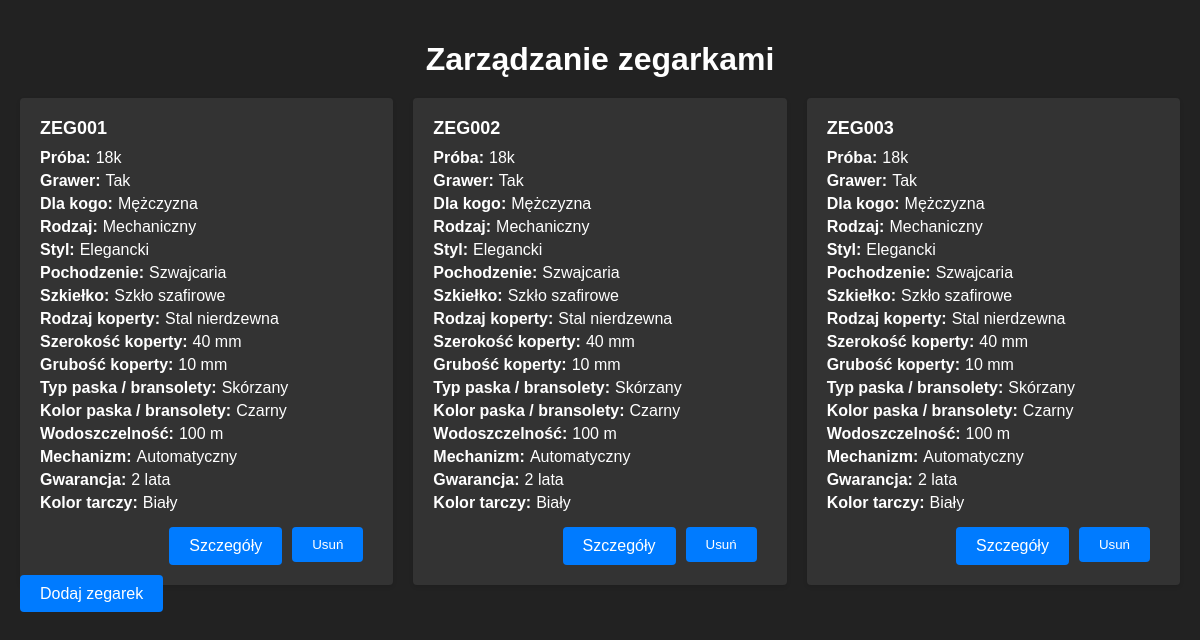
The app's page /, older data.
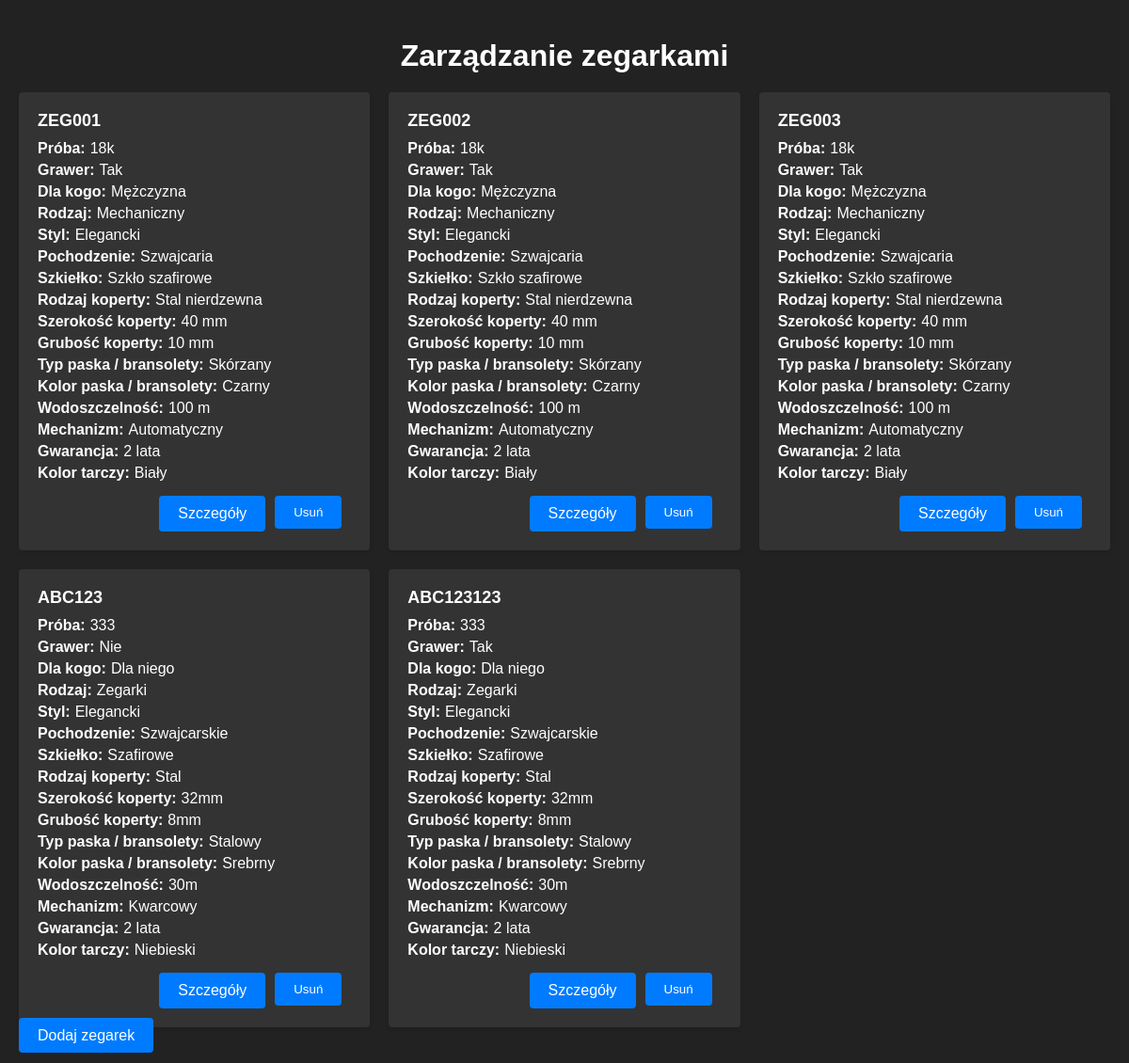
The same page, newer data.
### watch.py (models this page shows)
class Watch(Base):
    __tablename__ = 'watches'
    kod_produktu = Column(String(50), primary_key=True)
    proba = Column(String(50))
    grawer = Column(Boolean)
    dla_kogo = Column(String(50))
    rodzaj = Column(String(50))
    styl = Column(String(50))
    pochodzenie = Column(String(50))
    szkielko = Column(String(50))
    rodzaj_koperty = Column(String(50))
    szerokosc_koperty = Column(String(50))
    grubosc_koperty = Column(String(50))
    typ_paska_bransolety = Column(String(50))
    kolor_paska_bransolety = Column(String(50))
    wodoszczelnosc = Column(String(50))
    mechanizm = Column(String(50))
    gwarancja = Column(String(50))
    kolor_tarczy = Column(String(50))

### app.py (the view)
@app.route('/')
def index():
    watches = Watch.query.all()
    return render_template('index.html', watches=watches)

### templates/index.html (shortened to what the changed rows need)
<!DOCTYPE html>
<html lang="pl">
<head>
    <link rel="stylesheet" href="/static/styles.css">
</head>
<body>
    <h1>Zarządzanie zegarkami</h1>
    <div class="watches-container">
        {% for watch in watches %}
            <div class="watch-card">
                <h2 class="watch-title">{{ watch.kod_produktu }}</h2>
                <div class="watch-details">
                    <div class="watch-attribute">
                        <span class="attribute-name">Próba:</span>
                        <span class="attribute-value">{{ watch.proba }}</span>
                    </div>
                    <div class="watch-attribute">
                        <span class="attribute-name">Grawer:</span>
                        <span class="attribute-value">{{ 'Tak' if watch.grawer else 'Nie' }}</span>
                    </div>
                    <div class="watch-attribute">
                        <span class="attribute-name">Dla kogo:</span>
                        <span class="attribute-value">{{ watch.dla_kogo }}</span>
                    </div>
                    <div class="watch-attribute">
                        <span class="attribute-name">Rodzaj:</span>
                        <span class="attribute-value">{{ watch.rodzaj }}</span>
                    </div>
                    <div class="watch-attribute">
                        <span class="attribute-name">Styl:</span>
                        <span class="attribute-value">{{ watch.styl }}</span>
                    </div>
                    <div class="watch-attribute">
                        <span class="attribute-name">Pochodzenie:</span>
                        <span class="attribute-value">{{ watch.pochodzenie }}</span>
                    </div>
                    <div class="watch-attribute">
                        <span class="attribute-name">Szkiełko:</span>
                        <span class="attribute-value">{{ watch.szkielko }}</span>
                    </div>
                    <div class="watch-attribute">
                        <span class="attribute-name">Rodzaj koperty:</span>
                        <span class="attribute-value">{{ watch.rodzaj_koperty }}</span>
                    </div>
                    <div class="watch-attribute">
                        <span class="attribute-name">Szerokość koperty:</span>
                        <span class="attribute-value">{{ watch.szerokosc_koperty }}</span>
                    </div>
                    <div class="watch-attribute">
                        <span class="attribute-name">Grubość koperty:</span>
                        <span class="attribute-value">{{ watch.grubosc_koperty }}</span>
                    </div>
                    <div class="watch-attribute">
                        <span class="attribute-name">Typ paska / bransolety:</span>
                        <span class="attribute-value">{{ watch.typ_paska_bransolety }}</span>
                    </div>
                    <div class="watch-attribute">
                        <span class="attribute-name">Kolor paska / bransolety:</span>
                        <span class="attribute-value">{{ watch.kolor_paska_bransolety }}</span>
                    </div>
                    <div class="watch-attribute">
                        <span class="attribute-name">Wodoszczelność:</span>
                        <span class="attribute-value">{{ watch.wodoszczelnosc }}</span>
                    </div>
                    <div class="watch-attribute">
                        <span class="attribute-name">Mechanizm:</span>
                        <span class="attribute-value">{{ watch.mechanizm }}</span>
                    </div>
                    <div class="watch-attribute">
                        <span class="attribute-name">Gwarancja:</span>
                        <span class="attribute-value">{{ watch.gwarancja }}</span>
                    </div>
                    <div class="watch-attribute">
                        <span class="attribute-name">Kolor tarczy:</span>
                        <span class="attribute-value">{{ watch.kolor_tarczy }}</span>
                    </div>
                </div>
                <div class="watch-actions">
                    <a href="/watch/{{ watch.kod_produktu }}" class="button">Szczegóły</a>
                    <form action="/delete_watch/{{ watch.kod_produktu }}" method="post">
                        <button type="submit" class="button">Usuń</button>
                    </form>
                </div>
            </div>
        {% endfor %}
    </div>
</body>
</html>

Row changes from the older to the newer data that the page shows:
added Watch: kod_produktu "ABC123", proba "333", grawer "Nie", dla_kogo "Dla niego", rodzaj "Zegarki", styl "Elegancki", pochodzenie "Szwajcarskie", szkielko "Szafirowe", rodzaj_koperty "Stal", szerokosc_koperty "32mm", grubosc_koperty "8mm", typ_paska_bransolety "Stalowy", kolor_paska_bransolety "Srebrny", wodoszczelnosc "30m", mechanizm "Kwarcowy", gwarancja "2 lata", kolor_tarczy "Niebieski"
added Watch: kod_produktu "ABC123123", proba "333", grawer "Tak", dla_kogo "Dla niego", rodzaj "Zegarki", styl "Elegancki", pochodzenie "Szwajcarskie", szkielko "Szafirowe", rodzaj_koperty "Stal", szerokosc_koperty "32mm", grubosc_koperty "8mm", typ_paska_bransolety "Stalowy", kolor_paska_bransolety "Srebrny", wodoszczelnosc "30m", mechanizm "Kwarcowy", gwarancja "2 lata", kolor_tarczy "Niebieski"
